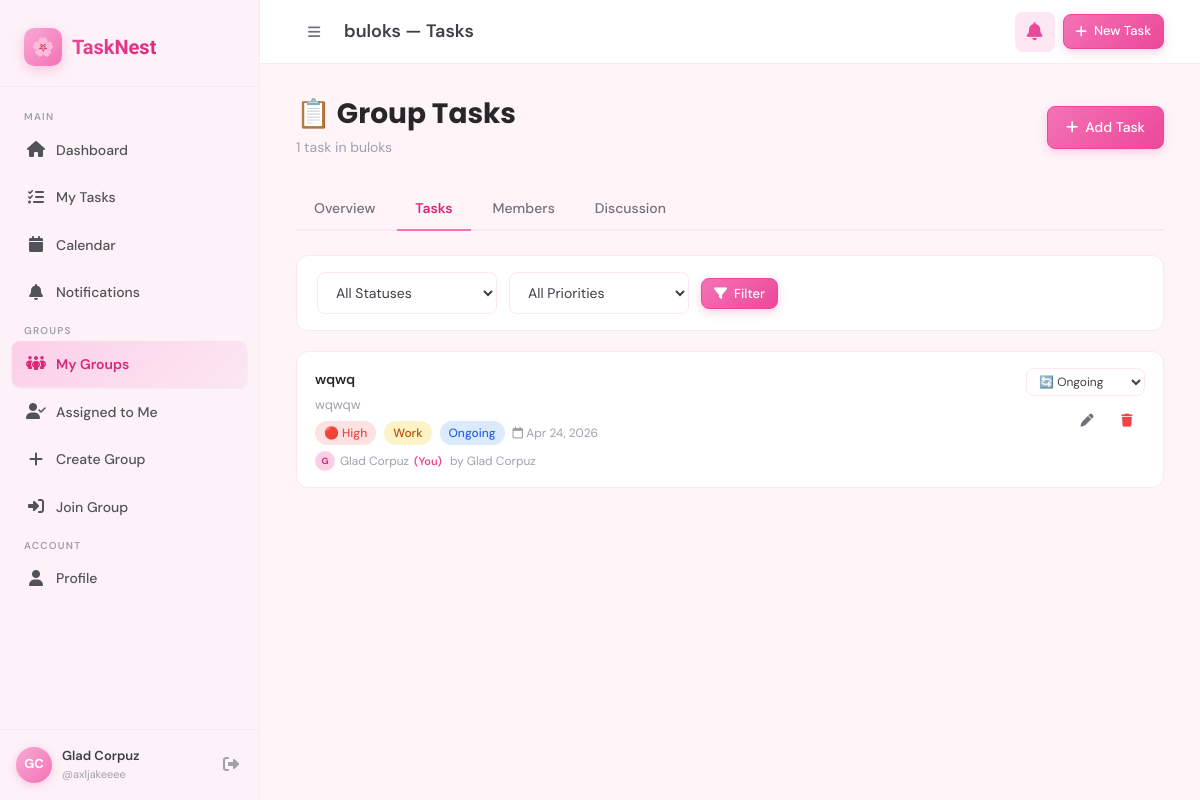
Page /groups/1/tasks/ (signed in) on the committed database.
### accounts/models.py (models this page shows, shortened)
class Profile(models.Model):
    user = models.OneToOneField(User, on_delete=models.CASCADE, related_name='profile')
    avatar_color = models.CharField(max_length=20, default='#f9a8d4')
    bio = models.TextField(blank=True)
    created_at = models.DateTimeField(auto_now_add=True)
    def get_initials(self):
        name = self.user.get_full_name()
        if name:
            parts = name.split()
            return ''.join([p[0].upper() for p in parts[:2]])
        return self.user.username[:2].upper()

### groups_app/models.py (models this page shows, shortened)
class Group(models.Model):
    name = models.CharField(max_length=100)
    description = models.TextField(blank=True)
    created_by = models.ForeignKey(User, on_delete=models.CASCADE, related_name='created_groups')
    invite_code = models.CharField(max_length=12, unique=True, editable=False)
    created_at = models.DateTimeField(auto_now_add=True)
    cover_color = models.CharField(max_length=20, default='#fda4af')
    class Meta:
        ordering = ['-created_at']

class GroupTask(models.Model):
    PRIORITY_CHOICES = [('low', 'Low'), ('medium', 'Medium'), ('high', 'High')]
    CATEGORY_CHOICES = [
        ('school', 'School'), ('work', 'Work'),
        ('personal', 'Personal'), ('urgent', 'Urgent'),
    ]
    STATUS_CHOICES = [
        ('pending', 'Pending'), ('ongoing', 'Ongoing'), ('completed', 'Completed'),
    ]
    group = models.ForeignKey(Group, on_delete=models.CASCADE, related_name='tasks')
    created_by = models.ForeignKey(User, on_delete=models.CASCADE, related_name='created_group_tasks')
    assigned_to = models.ForeignKey(
        User, on_delete=models.SET_NULL, null=True, blank=True, related_name='assigned_group_tasks'
    )
    title = models.CharField(max_length=200)
    description = models.TextField(blank=True)
    due_date = models.DateField()
    priority = models.CharField(max_length=10, choices=PRIORITY_CHOICES, default='medium')
    category = models.CharField(max_length=20, choices=CATEGORY_CHOICES, default='work')
    status = models.CharField(max_length=20, choices=STATUS_CHOICES, default='pending')
    created_at = models.DateTimeField(auto_now_add=True)
    updated_at = models.DateTimeField(auto_now=True)
    class Meta:
        ordering = ['due_date', '-priority']
    def is_overdue(self):
        from django.utils import timezone
        return self.due_date < timezone.now().date() and self.status != 'completed'

### groups_app/views.py (the view)
# urls.py: path('<int:pk>/tasks/', views.group_task_list, name='group_task_list'),
@login_required
def group_task_list(request, pk):
    group = get_object_or_404(Group, pk=pk)
    membership = _get_membership(request.user, group)
    if not membership:
        return redirect('group_list')
    tasks = GroupTask.objects.filter(group=group).select_related('assigned_to', 'created_by')
    status_filter = request.GET.get('status', '')
    priority_filter = request.GET.get('priority', '')
    if status_filter:
        tasks = tasks.filter(status=status_filter)
    if priority_filter:
        tasks = tasks.filter(priority=priority_filter)
    context = {
        'group': group,
        'tasks': tasks,
        'membership': membership,
        'is_admin': membership.role == 'admin',
        'status_filter': status_filter,
        'priority_filter': priority_filter,
        'statuses': GroupTask.STATUS_CHOICES,
        'priorities': GroupTask.PRIORITY_CHOICES,
    }
    return render(request, 'groups_app/group_task_list.html', context)

### groups_app/views.py (called while the page is built)
def _get_membership(user, group):
    return GroupMembership.objects.filter(user=user, group=group).first()

### tasks/context_processors.py (called while the page is built)
def notifications_processor(request):
    if request.user.is_authenticated:
        unread_count = Notification.objects.filter(user=request.user, is_read=False).count()
        recent_notifications = Notification.objects.filter(user=request.user)[:5]
        today = timezone.now().date()
        upcoming = Task.objects.filter(
            user=request.user,
            due_date__gte=today,
            due_date__lte=today + timezone.timedelta(days=3),
            status__in=['pending', 'ongoing']
        ).order_by('due_date')[:3]
        return {
            'unread_notif_count': unread_count,
            'recent_notifications': recent_notifications,
            'upcoming_tasks': upcoming,
        }
    return {}

### templates/groups_app/group_task_list.html (shortened to what this page needs)
{% extends 'base.html' %}
{% block topbar_title %}{{ group.name }} — Tasks{% endblock %}
{% block content %}
<div class="page-header">
  <div class="page-header-left">
    <h1 class="page-title">📋 Group Tasks</h1>
    <p class="page-subtitle">{{ tasks.count }} task{{ tasks.count|pluralize }} in {{ group.name }}</p>
  </div>
  <a href="{% url 'group_task_create' group.pk %}" class="btn btn-primary">
    <i class="fa-solid fa-plus"></i> Add Task
  </a>
</div>
<div class="tab-nav" style="margin-bottom:24px;">
  <a href="{% url 'group_detail' group.pk %}" class="tab-btn">Overview</a>
  <a href="{% url 'group_task_list' group.pk %}" class="tab-btn active">Tasks</a>
  <a href="{% url 'group_members' group.pk %}" class="tab-btn">Members</a>
  <a href="{% url 'discussion' group.pk %}" class="tab-btn">Discussion</a>
</div>
<form method="get" class="filter-bar" style="margin-bottom:20px;">
  <select name="status" class="form-control" style="max-width:180px;">
    <option value="">All Statuses</option>
  </select>
  <select name="priority" class="form-control" style="max-width:180px;">
    <option value="">All Priorities</option>
  </select>
  <button type="submit" class="btn btn-primary btn-sm"><i class="fa-solid fa-filter"></i> Filter</button>
</form>
{% if tasks %}
  {% for task in tasks %}
  <div class="task-item {% if task.status == 'completed' %}completed-task{% endif %}" id="gtask-{{ task.pk }}">
    <div style="flex:1;">
      <div style="display:flex;align-items:flex-start;gap:12px;">
        <div style="flex:1;">
          <div class="task-title">{{ task.title }}</div>
          {% if task.description %}
          <div style="font-size:13px;color:var(--text-muted);margin-top:3px;white-space:nowrap;overflow:hidden;text-overflow:ellipsis;max-width:480px;">{{ task.description }}</div>
          {% endif %}
          <div class="task-meta" style="margin-top:6px;">
            <span class="badge badge-{{ task.priority }}">
              {% if task.priority == 'high' %}🔴{% elif task.priority == 'medium' %}🟡{% else %}🟢{% endif %}
              {{ task.get_priority_display }}
            </span>
            <span class="badge badge-{{ task.category }}">{{ task.get_category_display }}</span>
            <span class="badge badge-{{ task.status }}">{{ task.get_status_display }}</span>
            <span class="task-date {% if task.is_overdue %}overdue{% endif %}">
              <i class="fa-regular fa-calendar"></i> {{ task.due_date|date:"M j, Y" }}
            </span>
          </div>
          <div style="margin-top:6px;display:flex;align-items:center;gap:8px;">
            {% if task.assigned_to %}
            <div style="display:flex;align-items:center;gap:5px;">
              <div style="width:20px;height:20px;background:var(--petal);border-radius:50%;display:flex;align-items:center;justify-content:center;font-size:9px;font-weight:700;color:var(--pink-600);">
                {{ task.assigned_to.first_name|first|default:task.assigned_to.username|first|upper }}
              </div>
              <span style="font-size:12px;color:var(--text-muted);">{{ task.assigned_to.get_full_name|default:task.assigned_to.username }}</span>
              {% if task.assigned_to == request.user %}<span style="font-size:11px;color:var(--pink-500);font-weight:600;">(You)</span>{% endif %}
            </div>
            {% else %}
            <span style="font-size:12px;color:var(--text-muted);"><i class="fa-solid fa-user-slash" style="font-size:11px;"></i> Unassigned</span>
            {% endif %}
            <span style="font-size:12px;color:var(--text-muted);">by {{ task.created_by.get_full_name|default:task.created_by.username }}</span>
          </div>
        </div>
      </div>
    </div>
    <div style="display:flex;flex-direction:column;align-items:flex-end;gap:6px;">
      <form method="post" action="{% url 'group_task_update_status' group.pk task.pk %}" id="status-form-{{ task.pk }}">
        <select name="status" class="form-control" style="font-size:12px;padding:4px 8px;max-width:130px;" onchange="submitStatusForm({{ task.pk }})">
          <option value="ongoing" {% if task.status == 'ongoing' %}selected{% endif %}>🔄 Ongoing</option>
        </select>
      </form>
      <div class="task-actions">
        <a href="{% url 'group_task_edit' group.pk task.pk %}" class="btn btn-ghost btn-icon btn-sm" title="Edit">
          <i class="fa-solid fa-pen"></i>
        </a>
        <a href="{% url 'group_task_delete' group.pk task.pk %}" class="btn btn-ghost btn-icon btn-sm" title="Delete" style="color:var(--danger);">
          <i class="fa-solid fa-trash"></i>
        </a>
      </div>
    </div>
  </div>
  {% endfor %}
{% endif %}
{% endblock %}

### templates/base.html (shortened to what this page needs)
<!DOCTYPE html>
<html lang="en">
<head>
  {% load static %}
  <link rel="stylesheet" href="{% static 'css/main.css' %}">
  <link rel="stylesheet" href="https://cdnjs.cloudflare.com/ajax/libs/font-awesome/6.5.0/css/all.min.css">
</head>
<body>
<div class="app-wrapper">
  <aside class="sidebar" id="sidebar">
    <div class="sidebar-logo">
      <div class="logo-mark">
        <div class="logo-icon">🌸</div>
        <span class="logo-text">TaskNest</span>
      </div>
    </div>
    <nav class="sidebar-nav">
      <span class="nav-section-label">Main</span>
      <a href="{% url 'dashboard' %}" class="nav-item {% if request.resolver_match.url_name == 'dashboard' %}active{% endif %}">
        <span class="nav-icon"><i class="fa-solid fa-house"></i></span>
        Dashboard
      </a>
      <a href="{% url 'task_list' %}" class="nav-item {% if request.resolver_match.url_name == 'task_list' %}active{% endif %}">
        <span class="nav-icon"><i class="fa-solid fa-list-check"></i></span>
        My Tasks
      </a>
      <a href="{% url 'calendar' %}" class="nav-item {% if request.resolver_match.url_name == 'calendar' %}active{% endif %}">
        <span class="nav-icon"><i class="fa-solid fa-calendar"></i></span>
        Calendar
      </a>
      <a href="{% url 'notifications' %}" class="nav-item {% if request.resolver_match.url_name == 'notifications' %}active{% endif %}">
        <span class="nav-icon"><i class="fa-solid fa-bell"></i></span>
        Notifications
      </a>
      <span class="nav-section-label">Groups</span>
      <a href="{% url 'group_list' %}" class="nav-item {% if 'group' in request.resolver_match.url_name and request.resolver_match.url_name != 'assigned_tasks' %}active{% endif %}">
        <span class="nav-icon"><i class="fa-solid fa-people-group"></i></span>
        My Groups
      </a>
      <a href="{% url 'assigned_tasks' %}" class="nav-item {% if request.resolver_match.url_name == 'assigned_tasks' %}active{% endif %}">
        <span class="nav-icon"><i class="fa-solid fa-user-check"></i></span>
        Assigned to Me
      </a>
      <a href="{% url 'group_create' %}" class="nav-item {% if request.resolver_match.url_name == 'group_create' %}active{% endif %}">
        <span class="nav-icon"><i class="fa-solid fa-plus"></i></span>
        Create Group
      </a>
      <a href="{% url 'group_join' %}" class="nav-item {% if request.resolver_match.url_name == 'group_join' %}active{% endif %}">
        <span class="nav-icon"><i class="fa-solid fa-right-to-bracket"></i></span>
        Join Group
      </a>
      <span class="nav-section-label">Account</span>
      <a href="{% url 'profile' %}" class="nav-item {% if request.resolver_match.url_name == 'profile' %}active{% endif %}">
        <span class="nav-icon"><i class="fa-solid fa-user"></i></span>
        Profile
      </a>
    </nav>
    <div class="sidebar-user">
      <div class="user-avatar">
        {% if request.user.profile %}{{ request.user.profile.get_initials }}{% else %}{{ request.user.username|slice:":2"|upper }}{% endif %}
      </div>
      <div class="user-info">
        <div class="user-name">{{ request.user.get_full_name|default:request.user.username }}</div>
        <div class="user-role">@{{ request.user.username }}</div>
      </div>
      <a href="{% url 'logout' %}" class="sidebar-logout" title="Logout">
        <i class="fa-solid fa-right-from-bracket"></i>
      </a>
    </div>
  </aside>
  <div class="main-content">
    <header class="topbar">
      <div class="flex items-center gap-3">
        <button class="btn btn-ghost btn-icon d-lg-none" id="sidebarToggle">
          <i class="fa-solid fa-bars"></i>
        </button>
        <span class="topbar-title">{% block topbar_title %}TaskNest{% endblock %}</span>
      </div>
      <div class="topbar-actions">
        <a href="{% url 'notifications' %}" class="notif-btn">
          <i class="fa-solid fa-bell"></i>
        </a>
        <a href="{% url 'task_create' %}" class="btn btn-primary btn-sm">
          <i class="fa-solid fa-plus"></i> New Task
        </a>
      </div>
    </header>
    <div class="page-body">
      {% block content %}{% endblock %}
    </div>
  </div>
</div>
</body>
</html>

### rows in the picture
Group: name "buloks"
GroupTask: title "wqwq", description "wqwqw", priority "High", category "Work", status "Ongoing", due_date "Apr 24, 2026", assigned_to.first_name|first "G", assigned_to.get_full_name "Glad Corpuz", shows "(You)", created_by.get_full_name "Glad Corpuz", status "🔄 Ongoing"

### other values in the picture
{{ request.user.profile.get_initials }} "GC"
{{ request.user.get_full_name|default:request.user.username }} "Glad Corpuz"
{{ request.user.username }} "axljakeeee"
{{ tasks.count }} "1"
